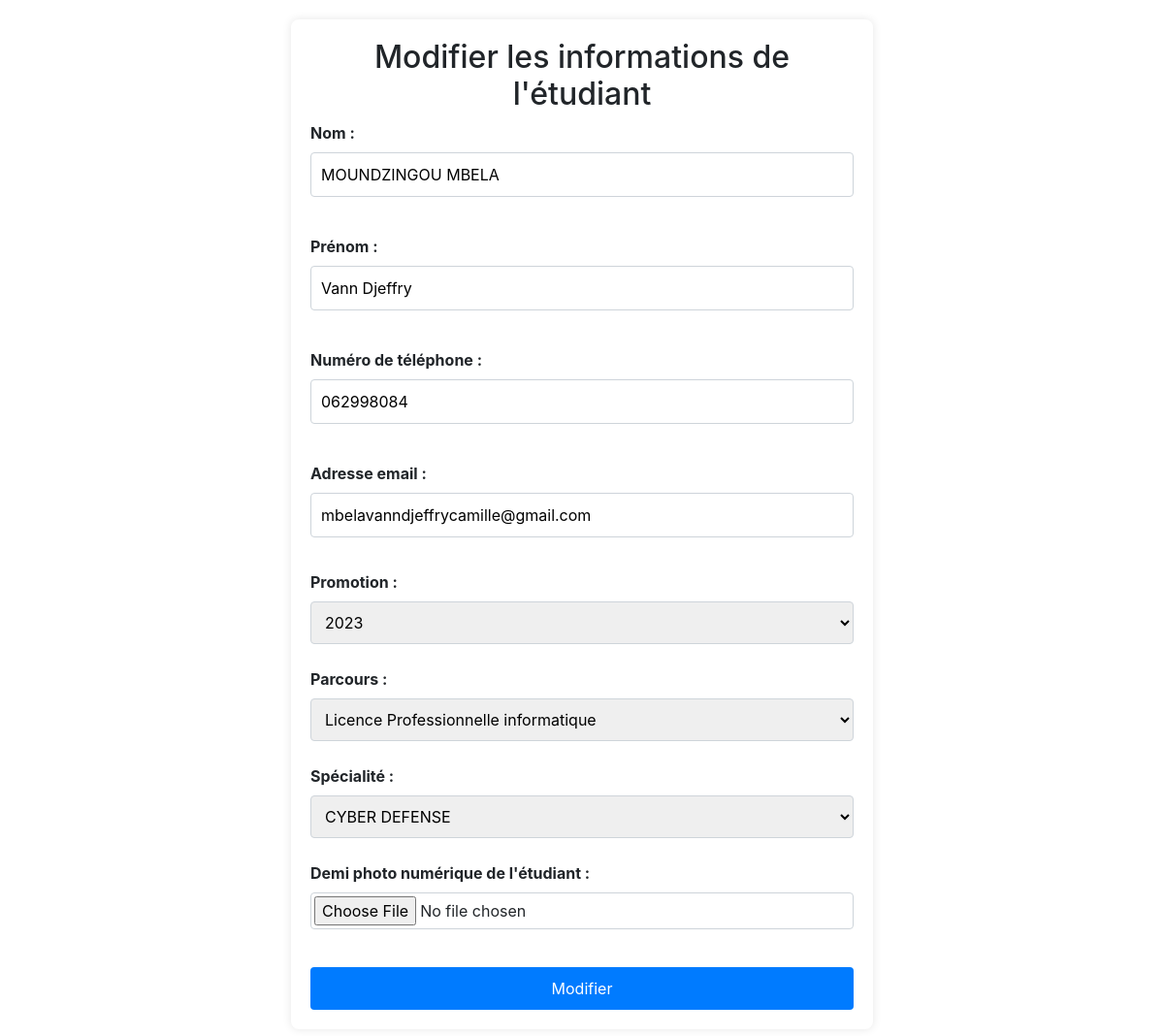
Page /Back-Office/modifierInfoEtudiant.php?idEtudiant=23 on the committed database.
### tables this page shows
CREATE TABLE `etudiant` (
  `idEtudiant` int NOT NULL,
  `nom` varchar(45) NOT NULL,
  `prenom` varchar(45) NOT NULL,
  `numeroTelephone` varchar(9) NOT NULL,
  `email` varchar(45) NOT NULL,
  `photo` text NOT NULL,
  `id_parcours` int NOT NULL,
  `id_specialite` int NOT NULL,
  `id_promotion` int NOT NULL
);

### Back-Office/modifierInfoEtudiant.php (the view, shortened to what this page needs)
<?php
require('connection.php');
$idEtudiant = $_GET['idEtudiant'];
$query = $pdo->prepare("SELECT * FROM etudiant WHERE idEtudiant = :idEtudiant");
$query->execute(['idEtudiant' => $idEtudiant]);
$datas = $query->fetch(PDO::FETCH_ASSOC);
?>
<!DOCTYPE html>
<html lang="fr">
<head>
    <link rel="stylesheet" href="../css/modifierInfoEtudiant.css">
    <link href="https://maxcdn.bootstrapcdn.com/bootstrap/4.5.2/css/bootstrap.min.css" rel="stylesheet">
    <link rel="stylesheet" href="https://cdn.jsdelivr.net/npm/bootstrap-icons@1.10.5/font/bootstrap-icons.css">
</head>
<body>
    <form method="POST" enctype="multipart/form-data" id="my-form" onsubmit="return validateForm();">
        <h2>Modifier les informations de l'étudiant</h2>
        <label for="nom">Nom :</label>
        <input type="text" id="nom" name="nom" value="<?php echo htmlspecialchars($datas['nom']); ?>" required><br><br>
        <label for="prenom">Prénom :</label>
        <input type="text" id="prenom" name="prenom" value="<?php echo htmlspecialchars($datas['prenom']); ?>" required><br><br>
        <label for="telephone">Numéro de téléphone :</label>
        <input type="tel" id="telephone" name="numeroTelephone" pattern="[0-9]{9}" title="Le numéro de téléphone doit comporter 9 chiffres" value="<?php echo htmlspecialchars($datas['numeroTelephone']); ?>" required><br><br>
        <label for="email">Adresse email :</label>
        <input type="email" id="email" name="email" value="<?php echo htmlspecialchars($datas['email']); ?>" required oninput="validateEmail();"><br>
        <span id="email-error" class="error"></span><br>
        <label for="id_promotion">Promotion :</label>
        <select id="promotion" name="id_promotion" required>
            <option value="3" <?php echo ($datas['id_promotion'] == 3) ? 'selected' : ''; ?>>2023</option>
        </select><br><br>
        <label for="id_parcours">Parcours :</label>
        <select id="parcours" name="id_parcours" required>
            <option value="1" <?php echo ($datas['id_parcours'] == 1) ? 'selected' : ''; ?>>Licence Professionnelle informatique</option>
        </select><br><br>
        <label for="id_specialite">Spécialité :</label>
        <select id="specialite" name="id_specialite" required>
            <option value="1" <?php echo ($datas['id_specialite'] == 1) ? 'selected' : ''; ?>>CYBER DEFENSE</option>
        </select><br><br>
        <label for="photo">Demi photo numérique de l'étudiant :</label>
        <input type="file" id="photo" name="photo" accept="image/*"><br><br>
        <input type="submit" value="Modifier">
    </form>
</body>
</html>

### css/modifierInfoEtudiant.css (style rules this page uses)
body { font-family: Arial, sans-serif; background-color: #f8f9fa; padding: 20px; }
h2 { text-align: center; font-size: 24px; margin-bottom: 20px; }
form { max-width: 600px; margin: 0 auto; padding: 20px; background-color: #ffffff; border-radius: 8px; box-shadow: 0 0 10px rgba(0, 0, 0, 0.1); }
label { display: block; font-weight: bold; margin-bottom: 5px; }
input[type="text"], input[type="tel"], input[type="email"], input[type="file"], select { width: 100%; padding: 10px; margin-bottom: 15px; border: 1px solid #ced4da; border-radius: 4px; box-sizing: border-box; }
input[type="file"] { padding: 3px; }
input[type="submit"] { background-color: #007bff; color: #fff; border: none; padding: 10px 20px; border-radius: 4px; cursor: pointer; font-size: 16px; width: 100%; }

### rows in the picture
etudiant: nom "MOUNDZINGOU MBELA", prenom "Vann Djeffry", numeroTelephone "062998084", email "mbelavanndjeffrycamille@gmail.com", id_promotion "2023", id_parcours "Licence Professionnelle informatique", id_specialite "CYBER DEFENSE"
